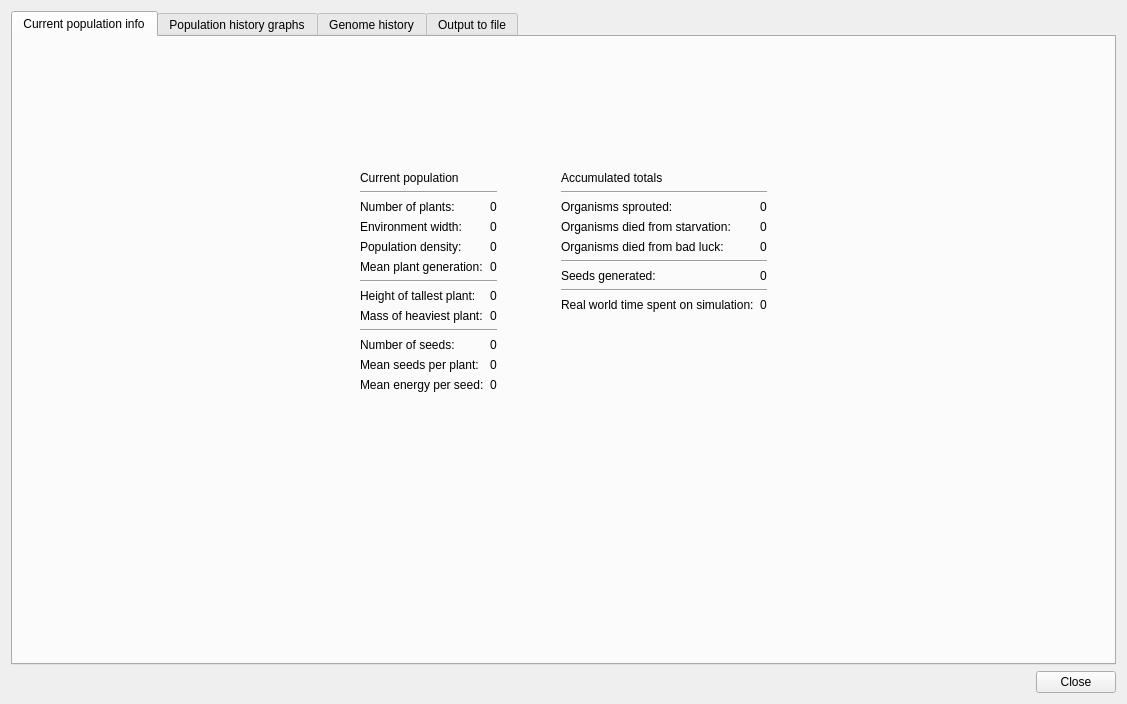
<?xml version="1.0" encoding="UTF-8"?>
<ui version="4.0">
 <class>StatsAndHistoryDialog</class>
 <widget class="QDialog" name="StatsAndHistoryDialog">
  <property name="geometry">
   <rect>
    <x>0</x>
    <y>0</y>
    <width>1127</width>
    <height>704</height>
   </rect>
  </property>
  <property name="windowTitle">
   <string>Population information and history</string>
  </property>
  <layout class="QVBoxLayout" name="verticalLayout">
   <item>
    <widget class="QTabWidget" name="tabWidget">
     <property name="focusPolicy">
      <enum>Qt::StrongFocus</enum>
     </property>
     <property name="currentIndex">
      <number>0</number>
     </property>
     <widget class="QWidget" name="currentInfoTab">
      <attribute name="title">
       <string>Current population info</string>
      </attribute>
      <layout class="QGridLayout" name="gridLayout_4">
       <item row="1" column="3">
        <widget class="QWidget" name="widget_3" native="true">
         <layout class="QGridLayout" name="gridLayout_2">
          <item row="2" column="0">
           <widget class="QLabel" name="label_5">
            <property name="text">
             <string>Organisms sprouted:</string>
            </property>
           </widget>
          </item>
          <item row="3" column="0">
           <widget class="QLabel" name="label_6">
            <property name="text">
             <string>Organisms died from starvation:</string>
            </property>
           </widget>
          </item>
          <item row="1" column="0" colspan="2">
           <widget class="Line" name="line_9">
            <property name="orientation">
             <enum>Qt::Horizontal</enum>
            </property>
           </widget>
          </item>
          <item row="2" column="1">
           <widget class="QLabel" name="organismsSproutedLabel">
            <property name="text">
             <string>0</string>
            </property>
           </widget>
          </item>
          <item row="6" column="0">
           <widget class="QLabel" name="label_10">
            <property name="text">
             <string>Seeds generated:</string>
            </property>
           </widget>
          </item>
          <item row="4" column="0">
           <widget class="QLabel" name="label_7">
            <property name="text">
             <string>Organisms died from bad luck:</string>
            </property>
           </widget>
          </item>
          <item row="6" column="1">
           <widget class="QLabel" name="seedsGeneratedLabel">
            <property name="text">
             <string>0</string>
            </property>
           </widget>
          </item>
          <item row="3" column="1">
           <widget class="QLabel" name="organismsStarvedLabel">
            <property name="text">
             <string>0</string>
            </property>
           </widget>
          </item>
          <item row="4" column="1">
           <widget class="QLabel" name="organismsDiedFromBadLuckLabel">
            <property name="text">
             <string>0</string>
            </property>
           </widget>
          </item>
          <item row="5" column="0" colspan="2">
           <widget class="Line" name="line_2">
            <property name="orientation">
             <enum>Qt::Horizontal</enum>
            </property>
           </widget>
          </item>
          <item row="0" column="0" colspan="2">
           <widget class="QLabel" name="accumulatedTotalsTitle">
            <property name="text">
             <string>Accumulated totals</string>
            </property>
           </widget>
          </item>
          <item row="8" column="0" colspan="2">
           <widget class="Line" name="line_7">
            <property name="orientation">
             <enum>Qt::Horizontal</enum>
            </property>
           </widget>
          </item>
          <item row="10" column="1">
           <widget class="QLabel" name="realWorldTimeLabel">
            <property name="text">
             <string>0</string>
            </property>
           </widget>
          </item>
          <item row="10" column="0">
           <widget class="QLabel" name="label_21">
            <property name="text">
             <string>Real world time spent on simulation:</string>
            </property>
           </widget>
          </item>
          <item row="13" column="0">
           <spacer name="verticalSpacer_2">
            <property name="orientation">
             <enum>Qt::Vertical</enum>
            </property>
            <property name="sizeHint" stdset="0">
             <size>
              <width>20</width>
              <height>0</height>
             </size>
            </property>
           </spacer>
          </item>
         </layout>
        </widget>
       </item>
       <item row="1" column="1">
        <widget class="QWidget" name="widget" native="true">
         <layout class="QGridLayout" name="gridLayout">
          <item row="0" column="0" colspan="2">
           <widget class="QLabel" name="currentPopulationTitle">
            <property name="text">
             <string>Current population</string>
            </property>
           </widget>
          </item>
          <item row="15" column="0">
           <widget class="QLabel" name="label_3">
            <property name="text">
             <string>Mean energy per seed:</string>
            </property>
           </widget>
          </item>
          <item row="3" column="1">
           <widget class="QLabel" name="organismCountLabel">
            <property name="text">
             <string>0</string>
            </property>
           </widget>
          </item>
          <item row="3" column="0">
           <widget class="QLabel" name="label">
            <property name="text">
             <string>Number of plants:</string>
            </property>
           </widget>
          </item>
          <item row="1" column="0" colspan="2">
           <widget class="Line" name="line_4">
            <property name="orientation">
             <enum>Qt::Horizontal</enum>
            </property>
           </widget>
          </item>
          <item row="6" column="0">
           <widget class="QLabel" name="label_8">
            <property name="text">
             <string>Mean plant generation:</string>
            </property>
           </widget>
          </item>
          <item row="6" column="1">
           <widget class="QLabel" name="averageGenerationLabel">
            <property name="text">
             <string>0</string>
            </property>
           </widget>
          </item>
          <item row="7" column="0" colspan="2">
           <widget class="Line" name="line_3">
            <property name="orientation">
             <enum>Qt::Horizontal</enum>
            </property>
           </widget>
          </item>
          <item row="13" column="1">
           <widget class="QLabel" name="seedCountLabel">
            <property name="text">
             <string>0</string>
            </property>
           </widget>
          </item>
          <item row="5" column="1">
           <widget class="QLabel" name="populationDensityLabel">
            <property name="text">
             <string>0</string>
            </property>
           </widget>
          </item>
          <item row="4" column="0">
           <widget class="QLabel" name="label_25">
            <property name="text">
             <string>Environment width:</string>
            </property>
           </widget>
          </item>
          <item row="10" column="1">
           <widget class="QLabel" name="tallestPlantLabel">
            <property name="text">
             <string>0</string>
            </property>
           </widget>
          </item>
          <item row="4" column="1">
           <widget class="QLabel" name="environmentWidthLabel">
            <property name="text">
             <string>0</string>
            </property>
           </widget>
          </item>
          <item row="11" column="0">
           <widget class="QLabel" name="label_18">
            <property name="text">
             <string>Mass of heaviest plant:</string>
            </property>
           </widget>
          </item>
          <item row="11" column="1">
           <widget class="QLabel" name="heaviestPlantLabel">
            <property name="text">
             <string>0</string>
            </property>
           </widget>
          </item>
          <item row="13" column="0">
           <widget class="QLabel" name="label_23">
            <property name="text">
             <string>Number of seeds:</string>
            </property>
           </widget>
          </item>
          <item row="10" column="0">
           <widget class="QLabel" name="label_9">
            <property name="text">
             <string>Height of tallest plant:</string>
            </property>
           </widget>
          </item>
          <item row="5" column="0">
           <widget class="QLabel" name="label_22">
            <property name="text">
             <string>Population density:</string>
            </property>
           </widget>
          </item>
          <item row="12" column="0" colspan="2">
           <widget class="Line" name="line">
            <property name="orientation">
             <enum>Qt::Horizontal</enum>
            </property>
           </widget>
          </item>
          <item row="14" column="0">
           <widget class="QLabel" name="label_2">
            <property name="text">
             <string>Mean seeds per plant:</string>
            </property>
           </widget>
          </item>
          <item row="15" column="1">
           <widget class="QLabel" name="meanEnergyPerSeedLabel">
            <property name="text">
             <string>0</string>
            </property>
           </widget>
          </item>
          <item row="14" column="1">
           <widget class="QLabel" name="meanSeedsPerPlantLabel">
            <property name="text">
             <string>0</string>
            </property>
           </widget>
          </item>
         </layout>
        </widget>
       </item>
       <item row="0" column="0">
        <spacer name="verticalSpacer_6">
         <property name="orientation">
          <enum>Qt::Vertical</enum>
         </property>
         <property name="sizeHint" stdset="0">
          <size>
           <width>20</width>
           <height>0</height>
          </size>
         </property>
        </spacer>
       </item>
       <item row="2" column="0">
        <spacer name="horizontalSpacer_11">
         <property name="orientation">
          <enum>Qt::Horizontal</enum>
         </property>
         <property name="sizeHint" stdset="0">
          <size>
           <width>0</width>
           <height>20</height>
          </size>
         </property>
        </spacer>
       </item>
       <item row="2" column="2">
        <spacer name="horizontalSpacer_12">
         <property name="orientation">
          <enum>Qt::Horizontal</enum>
         </property>
         <property name="sizeType">
          <enum>QSizePolicy::Preferred</enum>
         </property>
         <property name="sizeHint" stdset="0">
          <size>
           <width>40</width>
           <height>20</height>
          </size>
         </property>
        </spacer>
       </item>
       <item row="2" column="4">
        <spacer name="horizontalSpacer_13">
         <property name="orientation">
          <enum>Qt::Horizontal</enum>
         </property>
         <property name="sizeHint" stdset="0">
          <size>
           <width>0</width>
           <height>20</height>
          </size>
         </property>
        </spacer>
       </item>
       <item row="3" column="0">
        <spacer name="verticalSpacer">
         <property name="orientation">
          <enum>Qt::Vertical</enum>
         </property>
         <property name="sizeHint" stdset="0">
          <size>
           <width>20</width>
           <height>0</height>
          </size>
         </property>
        </spacer>
       </item>
       <item row="4" column="0">
        <spacer name="verticalSpacer_8">
         <property name="orientation">
          <enum>Qt::Vertical</enum>
         </property>
         <property name="sizeHint" stdset="0">
          <size>
           <width>20</width>
           <height>0</height>
          </size>
         </property>
        </spacer>
       </item>
      </layout>
     </widget>
     <widget class="QWidget" name="historyTab">
      <attribute name="title">
       <string>Population history graphs</string>
      </attribute>
      <layout class="QVBoxLayout" name="verticalLayout_2">
       <item>
        <widget class="QComboBox" name="graphDataComboBox">
         <property name="focusPolicy">
          <enum>Qt::StrongFocus</enum>
         </property>
         <item>
          <property name="text">
           <string>Tallest plants</string>
          </property>
         </item>
         <item>
          <property name="text">
           <string>Heaviest plants</string>
          </property>
         </item>
         <item>
          <property name="text">
           <string>Energy per plant</string>
          </property>
         </item>
         <item>
          <property name="text">
           <string>Population density</string>
          </property>
         </item>
         <item>
          <property name="text">
           <string>Mean seeds per plant</string>
          </property>
         </item>
         <item>
          <property name="text">
           <string>Mean energy per seed</string>
          </property>
         </item>
         <item>
          <property name="text">
           <string>Sprout/death rates</string>
          </property>
         </item>
        </widget>
       </item>
       <item>
        <widget class="QCustomPlot" name="customPlot" native="true">
         <property name="sizePolicy">
          <sizepolicy hsizetype="Preferred" vsizetype="Expanding">
           <horstretch>0</horstretch>
           <verstretch>0</verstretch>
          </sizepolicy>
         </property>
        </widget>
       </item>
      </layout>
     </widget>
     <widget class="QWidget" name="tab">
      <attribute name="title">
       <string>Genome history</string>
      </attribute>
      <layout class="QVBoxLayout" name="verticalLayout_4">
       <item>
        <widget class="QWidget" name="widget_7" native="true">
         <layout class="QVBoxLayout" name="verticalLayout_6">
          <property name="leftMargin">
           <number>0</number>
          </property>
          <property name="topMargin">
           <number>0</number>
          </property>
          <property name="rightMargin">
           <number>0</number>
          </property>
          <property name="bottomMargin">
           <number>0</number>
          </property>
          <item>
           <widget class="QWidget" name="genomeHistoryWidget" native="true">
            <layout class="QHBoxLayout" name="horizontalLayout_4">
             <property name="leftMargin">
              <number>0</number>
             </property>
             <property name="topMargin">
              <number>0</number>
             </property>
             <property name="rightMargin">
              <number>0</number>
             </property>
             <property name="bottomMargin">
              <number>0</number>
             </property>
             <item>
              <widget class="QLabel" name="label_13">
               <property name="text">
                <string>Beginning</string>
               </property>
              </widget>
             </item>
             <item>
              <spacer name="horizontalSpacer_4">
               <property name="orientation">
                <enum>Qt::Horizontal</enum>
               </property>
               <property name="sizeHint" stdset="0">
                <size>
                 <width>40</width>
                 <height>20</height>
                </size>
               </property>
              </spacer>
             </item>
             <item>
              <widget class="QLabel" name="label_15">
               <property name="text">
                <string>Time:</string>
               </property>
              </widget>
             </item>
             <item>
              <widget class="QSpinBox" name="genomeHistoryTimeSpinBox">
               <property name="focusPolicy">
                <enum>Qt::StrongFocus</enum>
               </property>
              </widget>
             </item>
             <item>
              <spacer name="horizontalSpacer_3">
               <property name="orientation">
                <enum>Qt::Horizontal</enum>
               </property>
               <property name="sizeHint" stdset="0">
                <size>
                 <width>40</width>
                 <height>20</height>
                </size>
               </property>
              </spacer>
             </item>
             <item>
              <widget class="QLabel" name="label_14">
               <property name="text">
                <string>Present</string>
               </property>
              </widget>
             </item>
            </layout>
           </widget>
          </item>
          <item>
           <widget class="QSlider" name="genomeHistoryTimeSlider">
            <property name="focusPolicy">
             <enum>Qt::StrongFocus</enum>
            </property>
            <property name="orientation">
             <enum>Qt::Horizontal</enum>
            </property>
            <property name="invertedAppearance">
             <bool>false</bool>
            </property>
            <property name="invertedControls">
             <bool>false</bool>
            </property>
            <property name="tickPosition">
             <enum>QSlider::NoTicks</enum>
            </property>
           </widget>
          </item>
          <item>
           <widget class="QWidget" name="widget_6" native="true">
            <layout class="QHBoxLayout" name="horizontalLayout_6">
             <property name="leftMargin">
              <number>0</number>
             </property>
             <property name="topMargin">
              <number>0</number>
             </property>
             <property name="rightMargin">
              <number>0</number>
             </property>
             <property name="bottomMargin">
              <number>0</number>
             </property>
            </layout>
           </widget>
          </item>
         </layout>
        </widget>
       </item>
       <item>
        <widget class="Line" name="line_6">
         <property name="orientation">
          <enum>Qt::Horizontal</enum>
         </property>
        </widget>
       </item>
       <item>
        <widget class="QWidget" name="widget_9" native="true">
         <layout class="QHBoxLayout" name="horizontalLayout_7">
          <property name="leftMargin">
           <number>0</number>
          </property>
          <property name="topMargin">
           <number>0</number>
          </property>
          <property name="rightMargin">
           <number>0</number>
          </property>
          <property name="bottomMargin">
           <number>0</number>
          </property>
          <item>
           <spacer name="horizontalSpacer_5">
            <property name="orientation">
             <enum>Qt::Horizontal</enum>
            </property>
            <property name="sizeHint" stdset="0">
             <size>
              <width>40</width>
              <height>20</height>
             </size>
            </property>
           </spacer>
          </item>
          <item>
           <widget class="InfoTextWidget" name="organismTypeInfoText" native="true">
            <property name="sizePolicy">
             <sizepolicy hsizetype="Fixed" vsizetype="Fixed">
              <horstretch>0</horstretch>
              <verstretch>0</verstretch>
             </sizepolicy>
            </property>
            <property name="minimumSize">
             <size>
              <width>16</width>
              <height>16</height>
             </size>
            </property>
           </widget>
          </item>
          <item>
           <widget class="QComboBox" name="historyTypeComboBox">
            <property name="focusPolicy">
             <enum>Qt::StrongFocus</enum>
            </property>
            <item>
             <property name="text">
              <string>Average genome</string>
             </property>
            </item>
            <item>
             <property name="text">
              <string>Randomly selected genome</string>
             </property>
            </item>
           </widget>
          </item>
          <item>
           <spacer name="horizontalSpacer_6">
            <property name="orientation">
             <enum>Qt::Horizontal</enum>
            </property>
            <property name="sizeHint" stdset="0">
             <size>
              <width>40</width>
              <height>20</height>
             </size>
            </property>
           </spacer>
          </item>
         </layout>
        </widget>
       </item>
       <item>
        <widget class="QWidget" name="widget_5" native="true">
         <property name="sizePolicy">
          <sizepolicy hsizetype="Preferred" vsizetype="Expanding">
           <horstretch>0</horstretch>
           <verstretch>0</verstretch>
          </sizepolicy>
         </property>
         <layout class="QGridLayout" name="gridLayout_3">
          <property name="leftMargin">
           <number>0</number>
          </property>
          <property name="topMargin">
           <number>0</number>
          </property>
          <property name="rightMargin">
           <number>0</number>
          </property>
          <property name="bottomMargin">
           <number>0</number>
          </property>
          <item row="0" column="2">
           <widget class="InfoTextWidget" name="historyOrganismInfoText" native="true">
            <property name="sizePolicy">
             <sizepolicy hsizetype="Fixed" vsizetype="Fixed">
              <horstretch>0</horstretch>
              <verstretch>0</verstretch>
             </sizepolicy>
            </property>
            <property name="minimumSize">
             <size>
              <width>16</width>
              <height>16</height>
             </size>
            </property>
           </widget>
          </item>
          <item row="0" column="0">
           <widget class="InfoTextWidget" name="historyGenomeInfoText" native="true">
            <property name="sizePolicy">
             <sizepolicy hsizetype="Fixed" vsizetype="Fixed">
              <horstretch>0</horstretch>
              <verstretch>0</verstretch>
             </sizepolicy>
            </property>
            <property name="minimumSize">
             <size>
              <width>16</width>
              <height>16</height>
             </size>
            </property>
           </widget>
          </item>
          <item row="1" column="0" colspan="2">
           <widget class="QTextEdit" name="historyGenomeTextEdit">
            <property name="focusPolicy">
             <enum>Qt::StrongFocus</enum>
            </property>
            <property name="readOnly">
             <bool>true</bool>
            </property>
           </widget>
          </item>
          <item row="0" column="1">
           <widget class="QLabel" name="genomeTitle">
            <property name="text">
             <string>Genome</string>
            </property>
           </widget>
          </item>
          <item row="0" column="3">
           <widget class="QLabel" name="organismTitle">
            <property name="text">
             <string>Organism</string>
            </property>
           </widget>
          </item>
          <item row="1" column="2" colspan="2">
           <widget class="QFrame" name="historyOrganismViewFrame">
            <property name="sizePolicy">
             <sizepolicy hsizetype="Expanding" vsizetype="Preferred">
              <horstretch>0</horstretch>
              <verstretch>0</verstretch>
             </sizepolicy>
            </property>
            <property name="frameShape">
             <enum>QFrame::StyledPanel</enum>
            </property>
            <property name="frameShadow">
             <enum>QFrame::Plain</enum>
            </property>
            <layout class="QVBoxLayout" name="verticalLayout_5">
             <property name="leftMargin">
              <number>0</number>
             </property>
             <property name="topMargin">
              <number>0</number>
             </property>
             <property name="rightMargin">
              <number>0</number>
             </property>
             <property name="bottomMargin">
              <number>0</number>
             </property>
             <item>
              <widget class="SingleOrganismWidget" name="historyOrganismWidget" native="true"/>
             </item>
            </layout>
           </widget>
          </item>
         </layout>
        </widget>
       </item>
      </layout>
     </widget>
     <widget class="QWidget" name="outputTab">
      <attribute name="title">
       <string>Output to file</string>
      </attribute>
      <layout class="QVBoxLayout" name="verticalLayout_3">
       <item>
        <widget class="Line" name="line_5">
         <property name="orientation">
          <enum>Qt::Horizontal</enum>
         </property>
        </widget>
       </item>
       <item>
        <spacer name="verticalSpacer_3">
         <property name="orientation">
          <enum>Qt::Vertical</enum>
         </property>
         <property name="sizeHint" stdset="0">
          <size>
           <width>20</width>
           <height>0</height>
          </size>
         </property>
        </spacer>
       </item>
       <item>
        <widget class="QWidget" name="widget_10" native="true">
         <layout class="QHBoxLayout" name="horizontalLayout_5">
          <property name="leftMargin">
           <number>0</number>
          </property>
          <property name="topMargin">
           <number>0</number>
          </property>
          <property name="rightMargin">
           <number>0</number>
          </property>
          <property name="bottomMargin">
           <number>0</number>
          </property>
          <item>
           <spacer name="horizontalSpacer_9">
            <property name="orientation">
             <enum>Qt::Horizontal</enum>
            </property>
            <property name="sizeHint" stdset="0">
             <size>
              <width>40</width>
              <height>20</height>
             </size>
            </property>
           </spacer>
          </item>
          <item>
           <widget class="QLabel" name="label_12">
            <property name="sizePolicy">
             <sizepolicy hsizetype="Expanding" vsizetype="Preferred">
              <horstretch>0</horstretch>
              <verstretch>0</verstretch>
             </sizepolicy>
            </property>
            <property name="text">
             <string>All available data about either the current population or the population history can be outputted in a CSV file.  These files can then be opened by other programs - such as a spreadsheet application - for more in-depth analysis.</string>
            </property>
            <property name="wordWrap">
             <bool>true</bool>
            </property>
           </widget>
          </item>
          <item>
           <spacer name="horizontalSpacer_10">
            <property name="orientation">
             <enum>Qt::Horizontal</enum>
            </property>
            <property name="sizeHint" stdset="0">
             <size>
              <width>40</width>
              <height>20</height>
             </size>
            </property>
           </spacer>
          </item>
         </layout>
        </widget>
       </item>
       <item>
        <spacer name="verticalSpacer_7">
         <property name="orientation">
          <enum>Qt::Vertical</enum>
         </property>
         <property name="sizeType">
          <enum>QSizePolicy::Fixed</enum>
         </property>
         <property name="sizeHint" stdset="0">
          <size>
           <width>20</width>
           <height>20</height>
          </size>
         </property>
        </spacer>
       </item>
       <item>
        <widget class="QWidget" name="widget_4" native="true">
         <layout class="QHBoxLayout" name="horizontalLayout_2">
          <property name="leftMargin">
           <number>0</number>
          </property>
          <property name="topMargin">
           <number>0</number>
          </property>
          <property name="rightMargin">
           <number>0</number>
          </property>
          <property name="bottomMargin">
           <number>0</number>
          </property>
          <item>
           <spacer name="horizontalSpacer">
            <property name="orientation">
             <enum>Qt::Horizontal</enum>
            </property>
            <property name="sizeHint" stdset="0">
             <size>
              <width>40</width>
              <height>20</height>
             </size>
            </property>
           </spacer>
          </item>
          <item>
           <widget class="QPushButton" name="outputCurrentInfoCSVFileButton">
            <property name="sizePolicy">
             <sizepolicy hsizetype="Expanding" vsizetype="Fixed">
              <horstretch>0</horstretch>
              <verstretch>0</verstretch>
             </sizepolicy>
            </property>
            <property name="focusPolicy">
             <enum>Qt::StrongFocus</enum>
            </property>
            <property name="text">
             <string>Save CSV file of current population data</string>
            </property>
           </widget>
          </item>
          <item>
           <spacer name="horizontalSpacer_2">
            <property name="orientation">
             <enum>Qt::Horizontal</enum>
            </property>
            <property name="sizeHint" stdset="0">
             <size>
              <width>40</width>
              <height>20</height>
             </size>
            </property>
           </spacer>
          </item>
         </layout>
        </widget>
       </item>
       <item>
        <widget class="QWidget" name="widget_8" native="true">
         <layout class="QHBoxLayout" name="horizontalLayout_3">
          <property name="leftMargin">
           <number>0</number>
          </property>
          <property name="topMargin">
           <number>0</number>
          </property>
          <property name="rightMargin">
           <number>0</number>
          </property>
          <property name="bottomMargin">
           <number>0</number>
          </property>
          <item>
           <spacer name="horizontalSpacer_7">
            <property name="orientation">
             <enum>Qt::Horizontal</enum>
            </property>
            <property name="sizeHint" stdset="0">
             <size>
              <width>40</width>
              <height>20</height>
             </size>
            </property>
           </spacer>
          </item>
          <item>
           <widget class="QPushButton" name="outputHistoryInfoCSVFileButton">
            <property name="sizePolicy">
             <sizepolicy hsizetype="Expanding" vsizetype="Fixed">
              <horstretch>0</horstretch>
              <verstretch>0</verstretch>
             </sizepolicy>
            </property>
            <property name="focusPolicy">
             <enum>Qt::StrongFocus</enum>
            </property>
            <property name="text">
             <string>Save CSV file of history data</string>
            </property>
           </widget>
          </item>
          <item>
           <spacer name="horizontalSpacer_8">
            <property name="orientation">
             <enum>Qt::Horizontal</enum>
            </property>
            <property name="sizeHint" stdset="0">
             <size>
              <width>40</width>
              <height>20</height>
             </size>
            </property>
           </spacer>
          </item>
         </layout>
        </widget>
       </item>
       <item>
        <spacer name="verticalSpacer_4">
         <property name="orientation">
          <enum>Qt::Vertical</enum>
         </property>
         <property name="sizeHint" stdset="0">
          <size>
           <width>20</width>
           <height>0</height>
          </size>
         </property>
        </spacer>
       </item>
       <item>
        <spacer name="verticalSpacer_5">
         <property name="orientation">
          <enum>Qt::Vertical</enum>
         </property>
         <property name="sizeHint" stdset="0">
          <size>
           <width>20</width>
           <height>0</height>
          </size>
         </property>
        </spacer>
       </item>
      </layout>
     </widget>
    </widget>
   </item>
   <item>
    <widget class="QDialogButtonBox" name="buttonBox">
     <property name="orientation">
      <enum>Qt::Horizontal</enum>
     </property>
     <property name="standardButtons">
      <set>QDialogButtonBox::Close</set>
     </property>
    </widget>
   </item>
  </layout>
 </widget>
 <customwidgets>
  <customwidget>
   <class>InfoTextWidget</class>
   <extends>QWidget</extends>
   <header>infotextwidget.h</header>
   <container>1</container>
  </customwidget>
  <customwidget>
   <class>SingleOrganismWidget</class>
   <extends>QWidget</extends>
   <header>singleorganismwidget.h</header>
   <container>1</container>
  </customwidget>
  <customwidget>
   <class>QCustomPlot</class>
   <extends>QWidget</extends>
   <header>qcustomplot.h</header>
   <container>1</container>
  </customwidget>
 </customwidgets>
 <resources/>
 <connections>
  <connection>
   <sender>buttonBox</sender>
   <signal>accepted()</signal>
   <receiver>StatsAndHistoryDialog</receiver>
   <slot>accept()</slot>
   <hints>
    <hint type="sourcelabel">
     <x>248</x>
     <y>254</y>
    </hint>
    <hint type="destinationlabel">
     <x>157</x>
     <y>274</y>
    </hint>
   </hints>
  </connection>
  <connection>
   <sender>buttonBox</sender>
   <signal>rejected()</signal>
   <receiver>StatsAndHistoryDialog</receiver>
   <slot>reject()</slot>
   <hints>
    <hint type="sourcelabel">
     <x>316</x>
     <y>260</y>
    </hint>
    <hint type="destinationlabel">
     <x>286</x>
     <y>274</y>
    </hint>
   </hints>
  </connection>
 </connections>
</ui>
